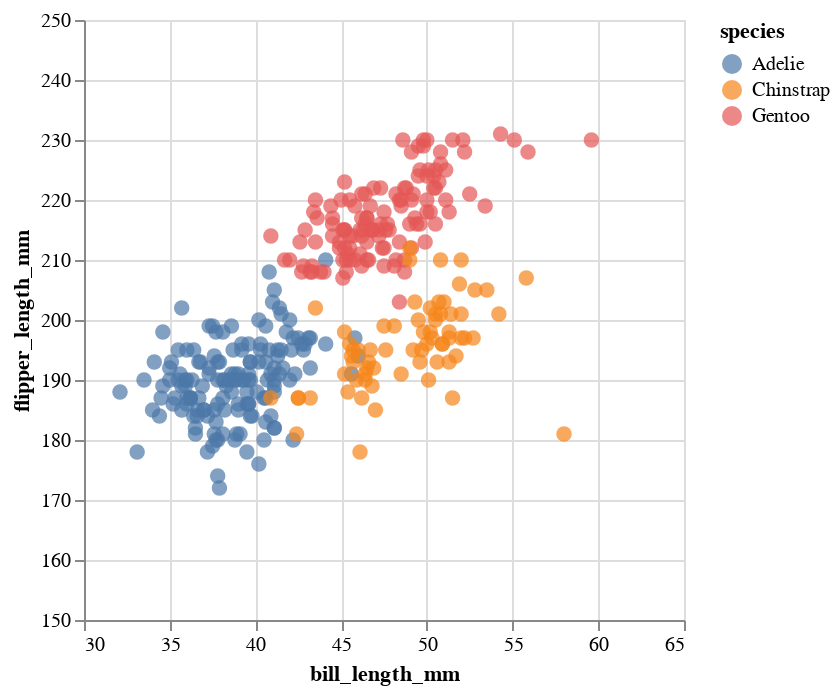

The notebook cell this image was saved under:
### Code cell
x_axis_limits = [30, 65]  # Set your desired limits for the x-axis
y_axis_limits = [150, 250]  # Set your desired limits for the y-axis

# Create the Altair chart with specified axis limits
billflipper = alt.Chart(penguins).mark_circle(size=60).encode(
    x=alt.X('bill_length_mm', scale=alt.Scale(domain=x_axis_limits)),
    y=alt.Y('flipper_length_mm', scale=alt.Scale(domain=y_axis_limits)),
    color='species',
    tooltip=['species', 'island', 'sex']
).interactive()
billflipper

### Figure 1 — Vega-Lite specification as saved in the notebook (floating-point values rounded to 4 significant figures; data arrays with more than 128 entries replaced by an {"elided": "..."} marker saying what was removed)
{"config": {"view": {"continuousWidth": 300, "continuousHeight": 300}}, "data": {"name": "data-d00e1631cca48c544438d30d2b470e8a"}, "mark": {"type": "circle", "size": 60}, "encoding": {"color": {"field": "species", "type": "nominal"}, "tooltip": [{"field": "species", "type": "nominal"}, {"field": "island", "type": "nominal"}, {"field": "sex", "type": "nominal"}], "x": {"field": "bill_length_mm", "scale": {"domain": [30, 65]}, "type": "quantitative"}, "y": {"field": "flipper_length_mm", "scale": {"domain": [150, 250]}, "type": "quantitative"}}, "params": [{"name": "param_5", "select": {"type": "interval", "encodings": ["x", "y"]}, "bind": "scales"}], "$schema": "https://vega.github.io/schema/vega-lite/v5.15.1.json", "datasets": {"data-d00e1631cca48c544438d30d2b470e8a": {"elided": "344 records"}}}
